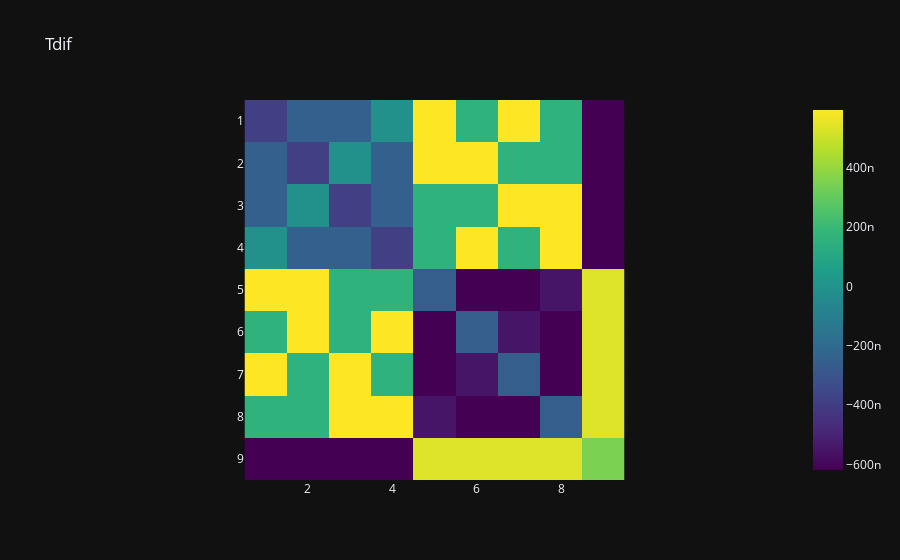
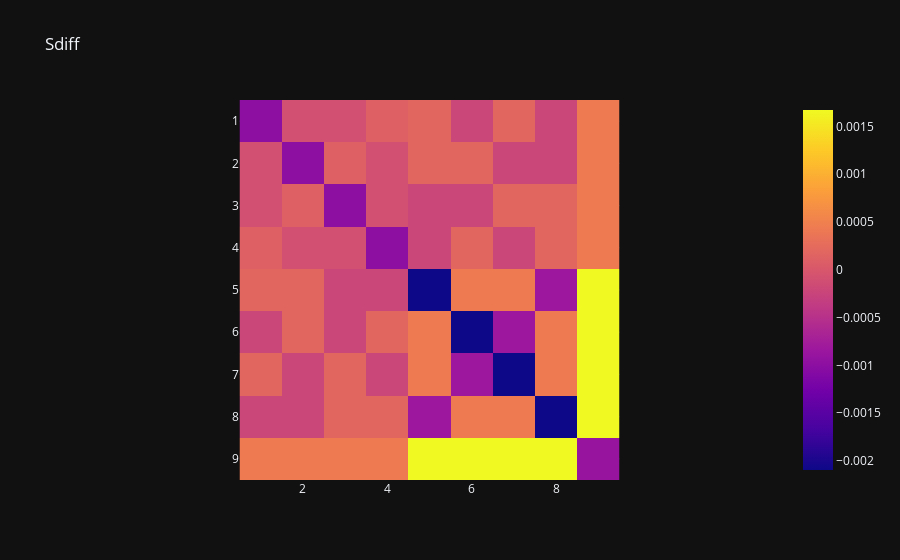
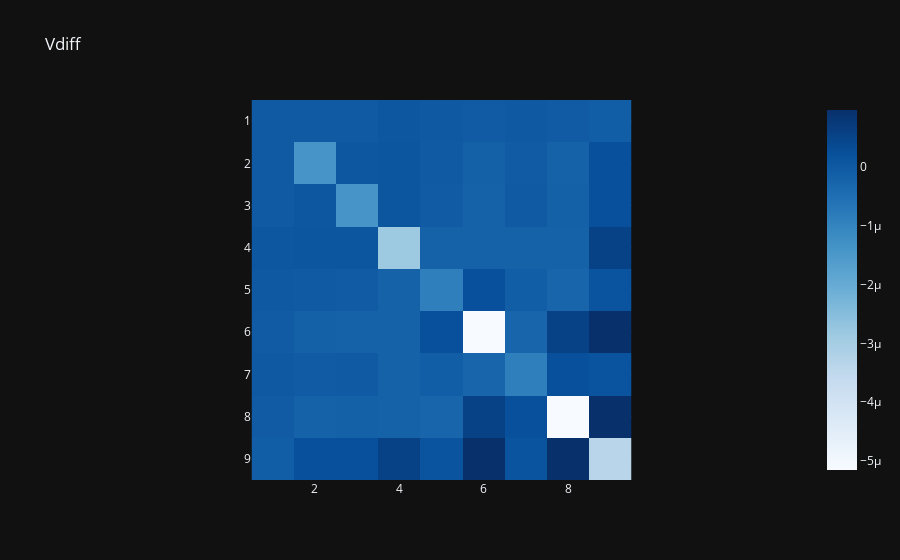

Source (notebook cell) for these figures, in order:
### Markdown cell above
<h2>Rysunek odjętych od siebie macierzy wyznaczonych i danych</h2>

### Code cell
px.imshow(Tdif.reshape((9, 9)), x=np.unique(it), y=np.unique(jt), title='Tdif', color_continuous_scale='Viridis').show()
px.imshow(Sdiff.reshape((9, 9)), x=np.unique(Is), y=np.unique(js), title='Sdiff', color_continuous_scale='Plasma').show()
px.imshow(Vdiff.reshape((9, 9)), x=np.unique(iv), y=np.unique(jv), title='Vdiff', color_continuous_scale='Blues').show()

### Figure 1 — Plotly figure (JSON) as saved in the notebook; plotly's stock layout.template omitted (floating-point values rounded to 4 significant figures)
{"data": [{"coloraxis": "coloraxis", "name": "0", "x": [1, 2, 3, 4, 5, 6, 7, 8, 9], "y": [1, 2, 3, 4, 5, 6, 7, 8, 9], "z": [[-3.849e-07, -2.498e-07, -2.498e-07, -7.313e-09, 5.931e-07, 1.618e-07, 5.931e-07, 1.618e-07, -6.178e-07], [-2.498e-07, -3.849e-07, -7.313e-09, -2.498e-07, 5.931e-07, 5.931e-07, 1.618e-07, 1.618e-07, -6.178e-07], [-2.498e-07, -7.313e-09, -3.849e-07, -2.498e-07, 1.618e-07, 1.618e-07, 5.931e-07, 5.931e-07, -6.178e-07], [-7.313e-09, -2.498e-07, -2.498e-07, -3.849e-07, 1.618e-07, 5.931e-07, 1.618e-07, 5.931e-07, -6.178e-07], [5.931e-07, 5.931e-07, 1.618e-07, 1.618e-07, -2.572e-07, -6.178e-07, -6.178e-07, -5.486e-07, 5.317e-07], [1.618e-07, 5.931e-07, 1.618e-07, 5.931e-07, -6.178e-07, -2.572e-07, -5.486e-07, -6.178e-07, 5.317e-07], [5.931e-07, 1.618e-07, 5.931e-07, 1.618e-07, -6.178e-07, -5.486e-07, -2.572e-07, -6.178e-07, 5.317e-07], [1.618e-07, 1.618e-07, 5.931e-07, 5.931e-07, -5.486e-07, -6.178e-07, -6.178e-07, -2.572e-07, 5.317e-07], [-6.178e-07, -6.178e-07, -6.178e-07, -6.178e-07, 5.317e-07, 5.317e-07, 5.317e-07, 5.317e-07, 3.443e-07]], "type": "heatmap", "xaxis": "x", "yaxis": "y", "hovertemplate": "x: %{x}<br>y: %{y}<br>color: %{z}<extra></extra>"}], "layout": {"xaxis": {"anchor": "y", "domain": [0.0, 1.0], "scaleanchor": "y", "constrain": "domain"}, "yaxis": {"anchor": "x", "domain": [0.0, 1.0], "autorange": "reversed", "constrain": "domain"}, "coloraxis": {"colorscale": [[0.0, "#440154"], [0.1111, "#482878"], [0.2222, "#3e4989"], [0.3333, "#31688e"], [0.4444, "#26828e"], [0.5556, "#1f9e89"], [0.6667, "#35b779"], [0.7778, "#6ece58"], [0.8889, "#b5de2b"], [1.0, "#fde725"]]}, "title": {"text": "Tdif"}}}

### Figure 2 — Plotly figure (JSON) as saved in the notebook; plotly's stock layout.template omitted (floating-point values rounded to 4 significant figures)
{"data": [{"coloraxis": "coloraxis", "name": "0", "x": [1, 2, 3, 4, 5, 6, 7, 8, 9], "y": [1, 2, 3, 4, 5, 6, 7, 8, 9], "z": [[-0.0009918, -9.197e-05, -9.197e-05, 0.000108, 0.0001839, -0.0002159, 0.0001839, -0.0002159, 0.0004319], [-9.197e-05, -0.0009918, 0.000108, -9.197e-05, 0.0001839, 0.0001839, -0.0002159, -0.0002159, 0.0004319], [-9.197e-05, 0.000108, -0.0009918, -9.197e-05, -0.0002159, -0.0002159, 0.0001839, 0.0001839, 0.0004319], [0.000108, -9.197e-05, -9.197e-05, -0.0009918, -0.0002159, 0.0001839, -0.0002159, 0.0001839, 0.0004319], [0.0001839, 0.0001839, -0.0002159, -0.0002159, -0.002095, 0.0004319, 0.0004319, -0.0008359, 0.001672], [-0.0002159, 0.0001839, -0.0002159, 0.0001839, 0.0004319, -0.002095, -0.0008359, 0.0004319, 0.001672], [0.0001839, -0.0002159, 0.0001839, -0.0002159, 0.0004319, -0.0008359, -0.002095, 0.0004319, 0.001672], [-0.0002159, -0.0002159, 0.0001839, 0.0001839, -0.0008359, 0.0004319, 0.0004319, -0.002095, 0.001672], [0.0004319, 0.0004319, 0.0004319, 0.0004319, 0.001672, 0.001672, 0.001672, 0.001672, -0.0008918]], "type": "heatmap", "xaxis": "x", "yaxis": "y", "hovertemplate": "x: %{x}<br>y: %{y}<br>color: %{z}<extra></extra>"}], "layout": {"xaxis": {"anchor": "y", "domain": [0.0, 1.0], "scaleanchor": "y", "constrain": "domain"}, "yaxis": {"anchor": "x", "domain": [0.0, 1.0], "autorange": "reversed", "constrain": "domain"}, "coloraxis": {"colorscale": [[0.0, "#0d0887"], [0.1111, "#46039f"], [0.2222, "#7201a8"], [0.3333, "#9c179e"], [0.4444, "#bd3786"], [0.5556, "#d8576b"], [0.6667, "#ed7953"], [0.7778, "#fb9f3a"], [0.8889, "#fdca26"], [1.0, "#f0f921"]]}, "title": {"text": "Sdiff"}}}

### Figure 3 — Plotly figure (JSON) as saved in the notebook; plotly's stock layout.template omitted (floating-point values rounded to 4 significant figures)
{"data": [{"coloraxis": "coloraxis", "name": "0", "x": [1, 2, 3, 4, 5, 6, 7, 8, 9], "y": [1, 2, 3, 4, 5, 6, 7, 8, 9], "z": [[2.711e-09, -3.067e-09, -3.067e-09, 5.652e-08, 2.248e-08, -3.133e-08, 2.248e-08, -3.133e-08, -1.008e-07], [-3.067e-09, -1.419e-06, 5.652e-08, 9.499e-08, -1.021e-08, -1.736e-07, -3.133e-08, -1.948e-07, 2.261e-07], [-3.067e-09, 5.652e-08, -1.419e-06, 9.499e-08, -3.133e-08, -1.948e-07, -1.021e-08, -1.736e-07, 2.261e-07], [5.652e-08, 9.499e-08, 9.499e-08, -2.841e-06, -1.948e-07, -2.063e-07, -1.948e-07, -2.063e-07, 5.529e-07], [2.248e-08, -1.021e-08, -3.133e-08, -1.948e-07, -8.873e-07, 2.261e-07, -1.008e-07, -2.828e-07, 1.585e-07], [-3.133e-08, -1.736e-07, -1.948e-07, -2.063e-07, 2.261e-07, -5.157e-06, -2.828e-07, 5.529e-07, 9.728e-07], [2.248e-08, -3.133e-08, -1.021e-08, -1.948e-07, -1.008e-07, -2.828e-07, -8.873e-07, 2.261e-07, 1.585e-07], [-3.133e-08, -1.948e-07, -1.736e-07, -2.063e-07, -2.828e-07, 5.529e-07, 2.261e-07, -5.157e-06, 9.728e-07], [-1.008e-07, 2.261e-07, 2.261e-07, 5.529e-07, 1.585e-07, 9.728e-07, 1.585e-07, 9.728e-07, -3.361e-06]], "type": "heatmap", "xaxis": "x", "yaxis": "y", "hovertemplate": "x: %{x}<br>y: %{y}<br>color: %{z}<extra></extra>"}], "layout": {"xaxis": {"anchor": "y", "domain": [0.0, 1.0], "scaleanchor": "y", "constrain": "domain"}, "yaxis": {"anchor": "x", "domain": [0.0, 1.0], "autorange": "reversed", "constrain": "domain"}, "coloraxis": {"colorscale": [[0.0, "rgb(247,251,255)"], [0.125, "rgb(222,235,247)"], [0.25, "rgb(198,219,239)"], [0.375, "rgb(158,202,225)"], [0.5, "rgb(107,174,214)"], [0.625, "rgb(66,146,198)"], [0.75, "rgb(33,113,181)"], [0.875, "rgb(8,81,156)"], [1.0, "rgb(8,48,107)"]]}, "title": {"text": "Vdiff"}}}
